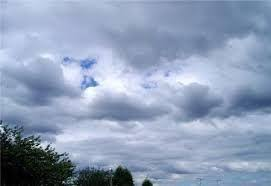
#> input picture Weather/dataset2/cloudy10.jpg, 271 x 186 px; its folder holds 4 pictures in this run
$ python Test.py
#> lines starting #> are read from the running program, lines starting #| are printed output that depends on the picture
import os
import re
import numpy as np
from PIL import Image
from skimage import color, feature, transform
from sklearn.ensemble import RandomForestClassifier
from sklearn.metrics import accuracy_score
from sklearn.model_selection import train_test_split
import time

# Path to the dataset directory
data_dir = './dataset2'

# Function to extract label from filename
def extract_label(filename):
    # Remove the file extension
    base_name = os.path.splitext(filename)[0]
    # Remove numeric characters
    label = re.sub(r'\d+', '', base_name).strip()
    return label

# Function to extract features from image
def extract_features(image):
    # Resize image to a fixed size
    image = image.resize((224, 224))
    # Convert image to grayscale
    gray_image = color.rgb2gray(np.array(image))
    # Extract Histogram of Oriented Gradients (HOG) features
    hog_features, _ = feature.hog(
        gray_image, pixels_per_cell=(16, 16), cells_per_block=(2, 2), visualize=True
    )
    return hog_features

# Load images and extract features
features = []
labels = []

start = time.time()

for img_name in os.listdir(data_dir):
    img_path = os.path.join(data_dir, img_name)
    try:
        img = Image.open(img_path)
#> img is the input picture: PIL image 271x186 RGB; mean R, G, B 142.4, 158, 184.1
        img_features = extract_features(img)
#> in extract_features, `image = image.resize((224, 224))`:
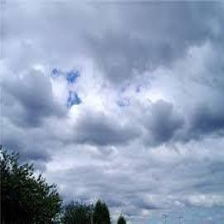
#> image: PIL image 224x224 RGB; mean R, G, B 142.4, 158, 184.1
#> in extract_features, `gray_image = color.rgb2gray(np.array(image))`:
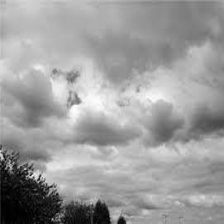
#> gray_image: shape (224, 224) float64; min 0, max 0.994, mean 0.614
#> in extract_features, `hog_features, _ = feature.hog( gray_image, pixels_per_cell=(16, 16), c..`: hog_features = 6084 values, max 0.338 at index 886, min 0 at index 575, mean 0.143
#> img_features has the same summary as hog_features in extract_features
        features.append(img_features)

        # Extract label from the filename
        label = extract_label(img_name)
        labels.append(label)
    except Exception as e:
        print(f"Error processing {img_path}: {e}")
#> pass 2 of the loop `for img_name in os.listdir(data_dir):`:
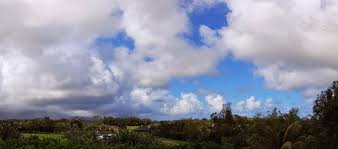
#> input picture Weather/dataset2/cloudy101.jpg, 338 x 149 px
#> img is the input picture: PIL image 338x149 RGB; mean R, G, B 139.8, 143.6, 159.2
#> in extract_features (call 2), `image = image.resize((224, 224))`:
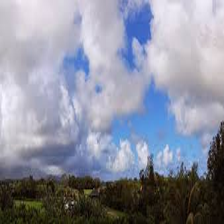
#> image: PIL image 224x224 RGB; mean R, G, B 139.8, 143.6, 159.2
#> in extract_features (call 2), `gray_image = color.rgb2gray(np.array(image))`:
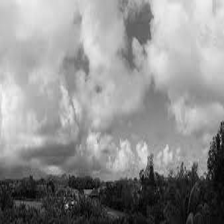
#> gray_image: shape (224, 224) float64; min 0.00333, max 0.969, mean 0.564
#> hog_features = 6084 values, max 0.361 at index 324, min 0 at index 10, mean 0.146
#> img_features has the same summary as hog_features in extract_features
#> pass 3 of the loop `for img_name in os.listdir(data_dir):`:
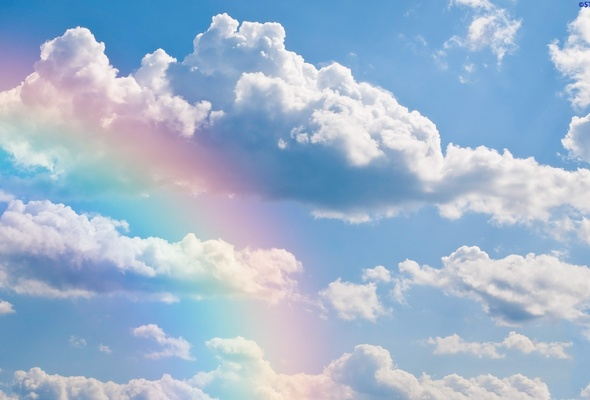
#> input picture Weather/dataset2/cloudy112.jpg, 590 x 400 px
#> img is the input picture: PIL image 590x400 RGB; mean R, G, B 160.1, 182.7, 207.5
#> in extract_features (call 3), `image = image.resize((224, 224))`:
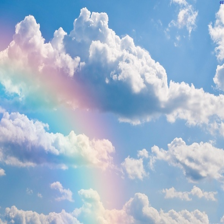
#> image: PIL image 224x224 RGB; mean R, G, B 160.1, 182.7, 207.5
#> in extract_features (call 3), `gray_image = color.rgb2gray(np.array(image))`:
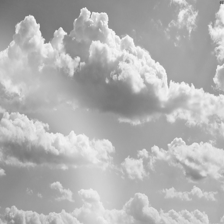
#> gray_image: shape (224, 224) float64; min 0.385, max 0.972, mean 0.705
#> hog_features = 6084 values, max 0.448 at index 1782, min 0 at index 2011, mean 0.143
#> img_features has the same summary as hog_features in extract_features
#> the loop made 4 passes; the first 3 are shown

# Check if any images were processed
if not features:
    raise ValueError("No images were processed. Check if the dataset directory has images.")

# Split data into training and validation sets
features_train, features_val, labels_train, labels_val = train_test_split(
    features, labels, test_size=0.2, random_state=0
)

# Train model
model = RandomForestClassifier(random_state=0)
model.fit(np.array(features_train), labels_train)

# Test performance
y_pred = model.predict(np.array(features_val))
score = accuracy_score(labels_val, y_pred)

#print(f"Validation Accuracy: {score}")
print("Execution Time: " + str(time.time() - start))

# Save the model
import pickle
with open('./model.p', 'wb') as f:
    pickle.dump(model, f)
